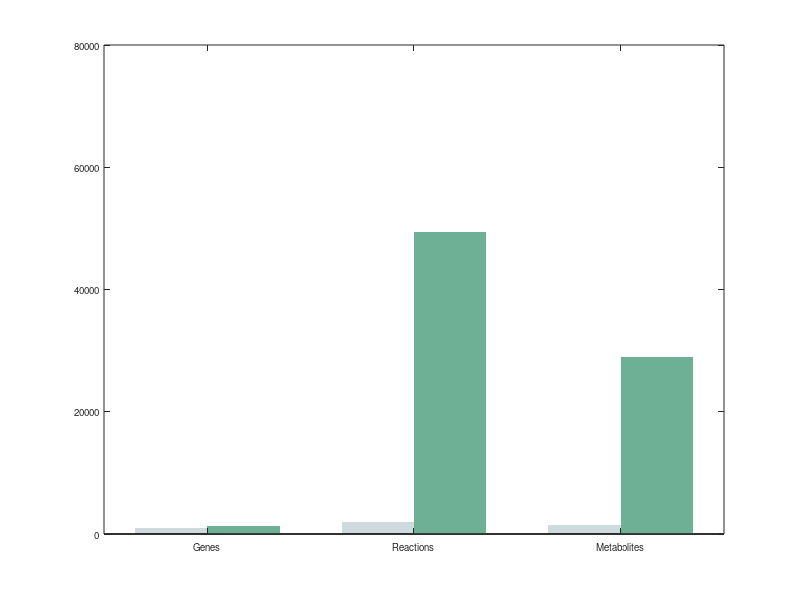

MATLAB code for this plot: (Note: this script raises an error after producing the figure.)
%% Fig1c_ModelComparisonKma

% Data preparation
categories = {'Genes', 'Reactions', 'Metabolites'};
pcSecKmarx = [1382, 49471, 28888];   % pcSecKmarx model
iSM996     = [996, 1913, 1531];      % iSM996 reference model

%% Figure setup
figure('Position', [100, 100, 700, 500]); 
set(groot, 'defaultAxesFontSize', 7);

% Define color scheme 
colors = [207/255 218/255 220/255;   % iSM996 
          110/255 176/255 149/255];  % pcSecKmarx 

%% Bar plot construction
bar_positions = 1:3;
bar_width = 0.35;

% Plot iSM996 (left bars)
b1 = bar(bar_positions - bar_width/2, iSM996, bar_width, ...
         'FaceColor', colors(1,:), 'EdgeColor','none');
hold on;

% Plot pcSecKmarx (right bars)
b2 = bar(bar_positions + bar_width/2, pcSecKmarx, bar_width, ...
         'FaceColor', colors(2,:), 'EdgeColor','none');

%% Axis formatting
set(gca, 'XTick', bar_positions, 'XTickLabel', categories);
ylim([0 80000]);   % Full range
ytickformat('%.0f');

% Axis label
ylabel('Number', 'FontSize', 7);

%% Legend
legend({'iSM996', 'pcSecKmarx'}, ...
       'Box', 'off', 'FontSize', 7, ...
       'Location','northwest');  

%% Aesthetic settings
set(gca, 'FontSize', 7);
ax = gca;
ax.Box = 'off';
